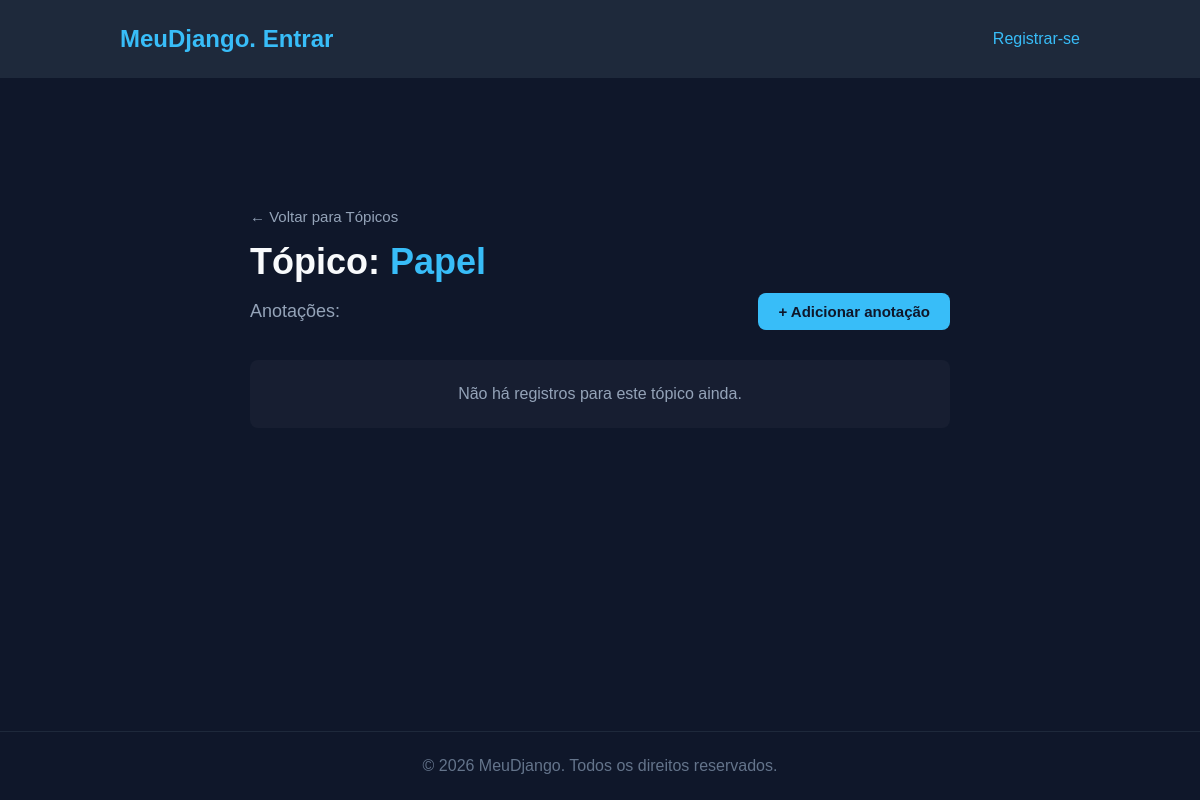
Page /topic/9/ on the earlier database version.
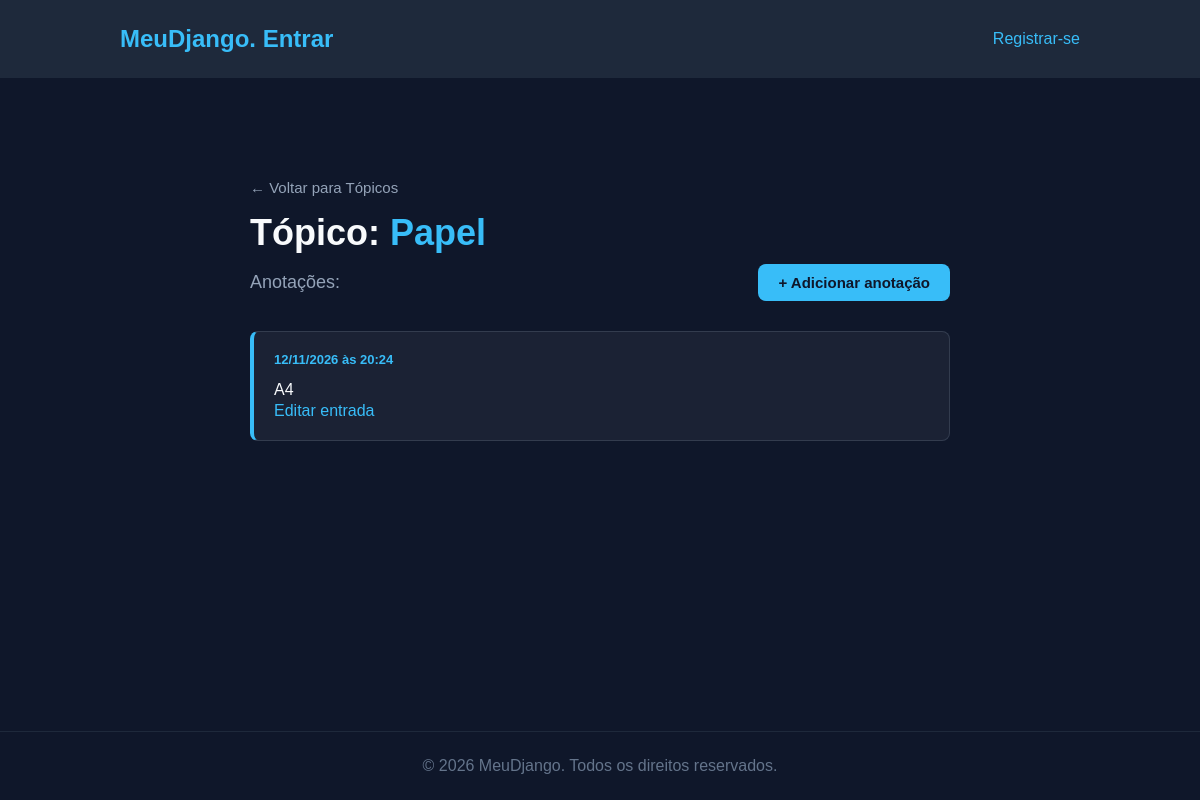
Same page on the later database version.
### learning_logs/models.py (models this page shows, shortened)
class Entry(models.Model):
    topic = models.ForeignKey(Topic, on_delete=models.CASCADE)
    text = models.TextField()
    date_added = models.DateTimeField(auto_now_add=True)
    class Meta:
        verbose_name_plural = 'entries'

### learning_logs/views.py (the view)
# urls.py: path("topic/<topic_id>/", views.topic, name='topic'),
def topic(request, topic_id):
    topic = Topic.objects.get(id = topic_id)
    entries = topic.entry_set.order_by('-date_added')#O - faz com que seja na ordem inversa
    context = {'topic':topic, 'entries':entries}
    return render(request, 'learning_logs/topic.html', context)

### learning_logs/models.py (called while the page is built)
    def __str__(self):
        return self.text

### learning_logs/templates/learning_logs/topic.html (shortened to what this page needs)
{% extends "learning_logs/base.html" %}
{% block content %}
<section style="
    display: flex;
    justify-content: center;
    align-items: center;
    min-height: 60vh;
    padding: 30px;
">
    <div style="width: 100%; max-width: 700px;">
        <div style="margin-bottom: 15px;">
            <a href="{% url 'topics' %}" style="
                color: #94a3b8;
                text-decoration: none;
                font-size: 15px;
            ">
                ← Voltar para Tópicos
            </a>
        </div>
        <h2 style="font-size: 36px; margin-bottom: 10px;">
            Tópico: <span style="color: #38bdf8;">{{ topic }}</span>
        </h2>
        <div style="
            display: flex;
            justify-content: space-between;
            align-items: center;
            margin-bottom: 30px;
            flex-wrap: wrap;
            gap: 15px;
        ">
            <p style="color: #94a3b8; font-size: 18px; margin: 0;">
                Anotações:
            </p>
            <a href="{% url 'add_entry' topic.id %}" style="
                display: inline-block;
                background-color: #38bdf8;
                color: #0f172a;
                font-weight: bold;
                padding: 10px 20px;
                border-radius: 8px;
                text-decoration: none;
                font-size: 15px;
            ">
                + Adicionar anotação
            </a>
        </div>
        <ul style="list-style: none; padding: 0; margin: 0;">
            {% for entry in entries %}
                <li style="
                    background-color: rgba(255, 255, 255, 0.05);
                    border: 1px solid rgba(148, 163, 184, 0.2);
                    border-left: 4px solid #38bdf8;
                    border-radius: 8px;
                    padding: 20px;
                    margin-bottom: 16px;
                ">
                    <div style="
                        color: #38bdf8;
                        font-size: 13px;
                        font-weight: bold;
                        margin-bottom: 10px;
                    ">
                        {{ entry.date_added|date:"d/m/Y \à\s H:i" }}
                    </div>
                    <div style="
                        font-size: 16px;
                        line-height: 1.6;
                    ">
                        {{ entry.text|linebreaks }}
                    </div>
                    <p>
                        <a href="{% url 'edit_entry' entry.id %}">Editar entrada</a>
                    </p>
                </li>
            {% empty %}
                <li style="
                    padding: 25px;
                    background-color: rgba(255, 255, 255, 0.03);
                    border-radius: 8px;
                    color: #94a3b8;
                    text-align: center;
                ">
                    Não há registros para este tópico ainda.
                </li>
            {% endfor %}
        </ul>
    </div>
</section>
{% endblock content %}

Differences in the rows shown:
added Entry: date_added "12/11/2026 às 20:24", text "A4"
Other differences:
text no longer shown: "Não há registros para este tópico ainda."
